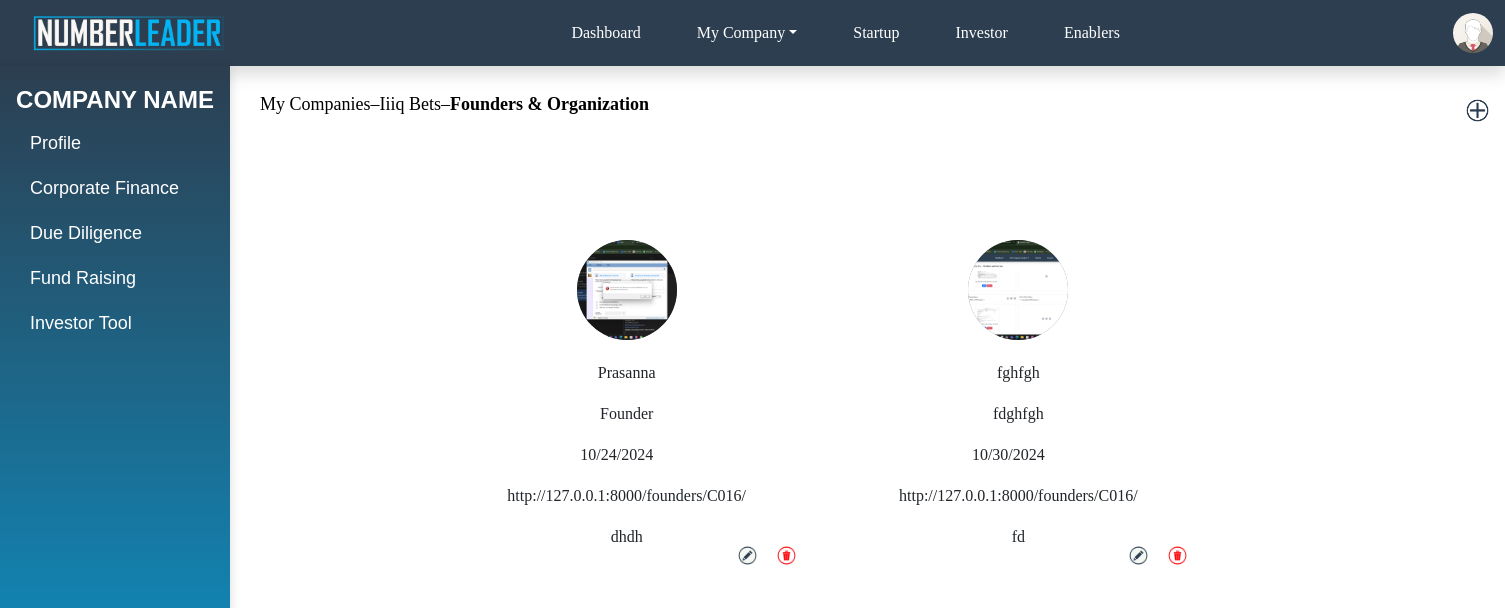
The app's page /founders/C016/ (signed in) with its own data.
### app1/models.py (models this page shows, shortened)
class Company(models.Model):
    user_id = models.ForeignKey(User, on_delete=models.CASCADE,related_name='companies')
    company_id = models.CharField(max_length=10, primary_key=True, editable=False)
    name = models.CharField(max_length=100, null=True)
    date_of_incorporation = models.CharField(max_length=5, null=True)
    email = models.EmailField(null=True)
    phone=models.IntegerField(null=True)
    website_url = models.CharField(max_length=100,null=True)
    linkedin_url = models.CharField(max_length=100,null=True)
    business_type = models.CharField(max_length=255, null=True)
    sector = models.CharField(max_length=255, null=True)
    company_type = models.CharField(max_length=10, null=True)
    location = models.CharField(max_length=20, null=True)
    no_of_employees=models.IntegerField(null=True)
    products=models.CharField(max_length=255, null=True)
    competitor=models.CharField(max_length=255, null=True)
    vision=models.CharField(max_length=255, null=True)
    customers=models.IntegerField(null=True)
    current_revenue=models.DecimalField(decimal_places=2, max_digits=25, null=True)
    current_pl=models.DecimalField(decimal_places=2, max_digits=25, null=True)
    previous_revenue=models.DecimalField(decimal_places=2, max_digits=25, null=True)
    previous_pl=models.DecimalField(decimal_places=2, max_digits=25, null=True)
    a_yearbefore_revenue=models.DecimalField(decimal_places=2, max_digits=25, null=True)
    a_yearbefore_pl=models.DecimalField(decimal_places=2, max_digits=25, null=True)
    additional=models.TextField(null=True)
    subscription_type = models.CharField(max_length=10, null=True)

class Founder(models.Model):
    company_id=models.ForeignKey(Company, on_delete=models.CASCADE,related_name='founders')
    name=models.CharField(max_length=50)
    linkedin_url=models.CharField(max_length=100,null=True)
    short_profile=models.TextField(null=True)
    photo=models.ImageField(upload_to='founder_photos',null=True)
    title=models.CharField(null=True, max_length=20)
    date_joined=models.DateField(null=True)

### app1/views.py (the view)
# urls.py: path('founders/<str:id>/', founders, name='founders'),
def founders(request, id):
    if request.method == 'POST':
        name = request.POST.get('name')
        title = request.POST.get('title')
        linkedin_url = request.POST.get('linkedin_url')
        short_profile = request.POST.get('short_profile')
        photo = request.FILES.get('photo')
        founder_id=request.POST.get('id')
        date=request.POST.get('date_joined')
        company = get_object_or_404(Company, company_id=id)
        try:
            if founder_id:
                founder = Founder.objects.get(id=founder_id)
                founder.name = name
                founder.title = title
                founder.linkedin_url = linkedin_url
                founder.short_profile = short_profile
                founder.date_joined=date
                if photo:
                    founder.photo = photo
                founder.save()
                return JsonResponse({'success': True})
            else:
                Founder.objects.create(
                    name=name,
                    title=title,
                    linkedin_url=linkedin_url,
                    short_profile=short_profile,
                    photo=photo,
                    company_id=company,
                    date_joined=date
                )
                return JsonResponse({'success': True})
        except Founder.DoesNotExist:
            return JsonResponse({'success': False, 'error': 'Founder not found'})
    else:
        founders = Founder.objects.filter(company_id=id)
        company = Company.objects.get(company_id=id)
        context = {
            'founder': founders,
            'company': company
        }
        return render(request, 'admin/founders.html', context)

### app1/context_processors.py (called while the page is built)
def custom_user(request):
    user_id = request.session.get('current_user_id')
    if user_id:
        try:
            user = User.objects.get(user_id=user_id)
            return {'current_user': user}
        except User.DoesNotExist:
            pass
    return {'current_user': None}

def custom_subuser(request):
    subuser_id = request.session.get('current_subuser_id')
    if subuser_id:
        try:
            subuser = Team.objects.get(subuser_id=subuser_id)
            return {'current_subuser': subuser}
        except Team.DoesNotExist:
            pass
    return {'current_subuser': None}

### templates/admin/founders.html (shortened to what this page needs)
{% include './company_profile.html' %}
{% load static %}
{% block content %}
<!DOCTYPE html>
<html lang="en">
<head>
    <link href="https://cdn.jsdelivr.net/npm/bootstrap@5.3.0/dist/css/bootstrap.min.css" rel="stylesheet">
</head>
<body>
    <div class="breadcrumb">
        <span>My Companies</span> &ndash; <span>{{ company.name }}</span> &ndash; <span class="bold-text">Founders & Organization</span>
    </div>
    <div class="btn btn-custom" id="addButton" onclick="toggleForm()">
        <img src="{% static 'images/add.png' %}" alt="Add">
    </div>
    <div class="main-content">
        <div class="container position-relative mt-4">
            <div id="profile-cards-container" class="row row-cols-1 row-cols-sm-2 row-cols-lg-3 justify-content-center g-4 mt-5">
                {% for founder in founder %}
                <div class="col d-flex justify-content-center">
                    <div class="profile-card">
                        <div class="profile-img">
                            {% if founder.photo %}
                            <img src="{{ founder.photo.url }}">
                            {% else %}
                            <img src="https://via.placeholder.com/100">
                            {% endif %}
                        </div>
                        <p><input type="text" class="form-control" name="name" value="{{ founder.name }}" readonly></p>
                        <p><input type="text" class="form-control" name="title" value="{{ founder.title }}" readonly></p>
                        <p>
                            <input type="date" class="form-control" name="date_joined" value="{{ founder.date_joined|date:'Y-m-d' }}" readonly>
                        </p>
                        <p><input type="url" class="form-control" name="linkedin_url" value="{{ founder.linkedin_url }}" readonly></p>
                        <p><input type="text" class="form-control" name="short_profile" value="{{ founder.short_profile }}"></p>
                        <div class="edit-save-icons">
                            <img src="{% static 'images/edit.png' %}" alt="Edit" class="edit-icon-card">
                            <img src="{% static 'images/delete.png' %}" alt="Delete" class="delete-icon-card">
                        </div>
                    </div>
                </div>
                {% endfor %}
            </div>
        </div>
    </div>
</body>
</html>
{% endblock %}

### static/css/styles.css (style rules this page uses)
.form-control,.form-select,.form-control:focus,.form-select:focus { border-color:#000000 !important; }
body { font-family: 'Times New Roman','Arial', sans-serif; background-color: var(--bg-color); }
:root { --primary-color: #4a90e2; --secondary-color: #2c3e50; --accent-color: #00eb0c; --text-color: #333; --bg-color: #f4f4f4; }
body { font-family: "Times New Roman", sans-serif; }

### templates/admin/company_profile.html (style rules this page uses)
.main-content { margin-left: 290px; padding: 40px; transition: margin-left 0.3s; }
body { background-color: white; color: #333; }

### templates/admin/founders.html (style rules this page uses)
.main-content { flex: 1; overflow-y: scroll; overflow-x: hidden; margin-top: 0px; margin-left: 250px; font-family: 'Arial MT Rounded' !important; height: 100vh; }
.main-content { -ms-overflow-style: none; scrollbar-width: none; }
.profile-card { text-align: center; padding: 20px; width: 100%; max-width: 550px; border: none; border-radius: 10px; margin-bottom: 10px; background-color: #fff; box-shadow: none; position: relative; top: -50px; margin-left: -150px; font-family: 'Arial MT Rounded' !important; }
.profile-img { width: 100px; height: 100px; background-color: #6c757d; border-radius: 50%; margin: 0 auto 15px auto; display: flex; align-items: center; justify-content: center; position: relative; }
.profile-img img { border-radius: 50%; width: 100%; height: 100%; object-fit: cover; }
.container { max-width: 1200px; margin: 20px; overflow: hidden; }
.form-control { border-top: none; border-left: none; border-right: none; border-bottom: None; align-items: center; text-align: center; font-family: 'Arial MT Rounded' !important; }
.edit-save-icons { position: absolute; bottom: 10px; right: 10px; display: flex; gap: 10px; }
.edit-save-icons img { cursor: pointer; width: 20px; height: 20px; }
.profile-card p { margin: 0; padding: 0; }
.profile-card .form-control { margin-bottom: 5px; padding: 0.375rem 0.75rem; }
.breadcrumb { font-size: 18px; color: black; flex: 1; margin-top: 25px; margin-left: 260px; font-family: 'Arial MT Rounded' !important; display: flex; align-items: left; }
.bold-text { font-weight: bold; }
html, body { overflow: hidden; }
.btn-custom { background-color: transparent; border: none; padding: 10px 20px; border-radius: 10px; color: white; font-size: 16px; display: flex; align-items: center; gap: 10px; margin-left: 1460px; margin-top: -41px; padding: 0; position: absolute; }
.btn-custom img { width: 35px; height: 35px; margin: 0; padding: 0; display: inline-block; }
.edit-save-icons img { width: 29px; height: 29px; }
@media (min-width: 1024px) { .breadcrumb { margin-left: 260px; margin-top: 25px; font-size: 18px; } }
@media (min-width: 1024px) { .btn-custom { margin-left: 1460px; margin-top: -41px; } }

### records on screen
Company: name "Iiiq Bets"
Founder: photo (picture), name "Prasanna", title "Founder", date_joined "10/24/2024", linkedin_url "http://127.0.0.1:8000/founders/C016/", short_profile "dhdh"
Founder: photo (picture), name "fghfgh", title "fdghfgh", date_joined "10/30/2024", linkedin_url "http://127.0.0.1:8000/founders/C016/", short_profile "fd"
